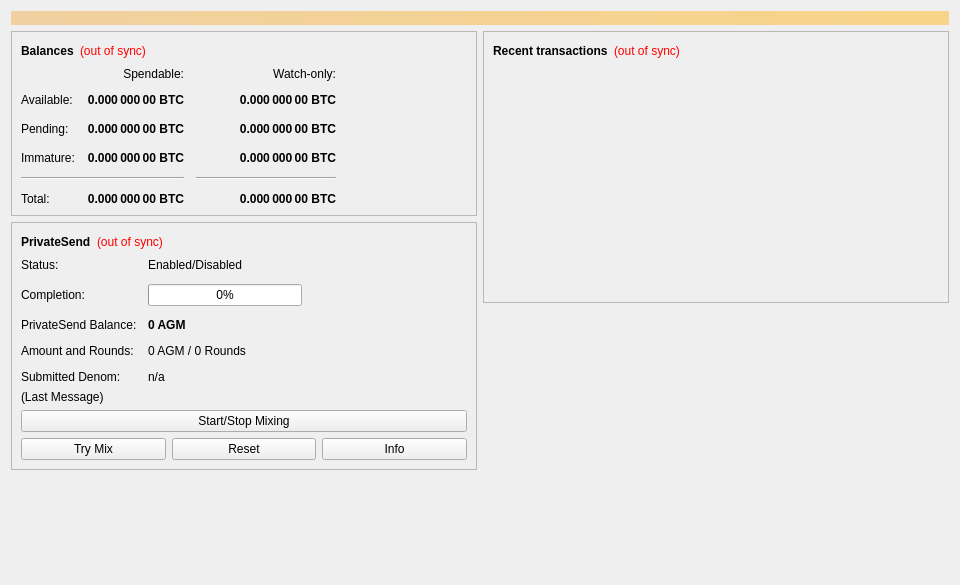
<?xml version="1.0" encoding="UTF-8"?>
<ui version="4.0">
 <class>OverviewPage</class>
 <widget class="QWidget" name="OverviewPage">
  <property name="geometry">
   <rect>
    <x>0</x>
    <y>0</y>
    <width>960</width>
    <height>585</height>
   </rect>
  </property>
  <property name="minimumSize">
   <size>
    <width>960</width>
    <height>0</height>
   </size>
  </property>
  <property name="windowTitle">
   <string>Form</string>
  </property>
  <layout class="QVBoxLayout" name="topLayout">
   <item>
    <widget class="QLabel" name="labelAlerts">
     <property name="visible">
      <bool>false</bool>
     </property>
     <property name="styleSheet">
      <string notr="true">QLabel { background-color: qlineargradient(x1: 0, y1: 0, x2: 1, y2: 0, stop:0 #F0D0A0, stop:1 #F8D488); color:#000000; }</string>
     </property>
     <property name="wordWrap">
      <bool>true</bool>
     </property>
     <property name="margin">
      <number>3</number>
     </property>
     <property name="textInteractionFlags">
      <set>Qt::TextSelectableByMouse</set>
     </property>
    </widget>
   </item>
   <item>
    <layout class="QHBoxLayout" name="horizontalLayout" stretch="1,1">
     <item>
      <layout class="QVBoxLayout" name="verticalLayout_2">
       <item>
        <widget class="QFrame" name="frame">
         <property name="frameShape">
          <enum>QFrame::StyledPanel</enum>
         </property>
         <property name="frameShadow">
          <enum>QFrame::Raised</enum>
         </property>
         <layout class="QVBoxLayout" name="verticalLayout_4">
          <item>
           <layout class="QHBoxLayout" name="horizontalLayout_4">
            <item>
             <widget class="QLabel" name="label_5">
              <property name="font">
               <font>
                <weight>75</weight>
                <bold>true</bold>
               </font>
              </property>
              <property name="text">
               <string>Balances</string>
              </property>
             </widget>
            </item>
            <item>
             <widget class="QLabel" name="labelWalletStatus">
              <property name="toolTip">
               <string>The displayed information may be out of date. Your wallet automatically synchronizes with the Argoneum network after a connection is established, but this process has not completed yet.</string>
              </property>
              <property name="styleSheet">
               <string notr="true">QLabel { color: red; }</string>
              </property>
              <property name="text">
               <string notr="true">(out of sync)</string>
              </property>
              <property name="alignment">
               <set>Qt::AlignLeading|Qt::AlignLeft|Qt::AlignVCenter</set>
              </property>
             </widget>
            </item>
            <item>
             <spacer name="horizontalSpacer_3">
              <property name="orientation">
               <enum>Qt::Horizontal</enum>
              </property>
              <property name="sizeHint" stdset="0">
               <size>
                <width>40</width>
                <height>20</height>
               </size>
              </property>
             </spacer>
            </item>
           </layout>
          </item>
          <item>
           <layout class="QGridLayout" name="gridLayout">
            <property name="spacing">
             <number>12</number>
            </property>
            <item row="2" column="2">
             <widget class="QLabel" name="labelWatchPending">
              <property name="font">
               <font>
                <weight>75</weight>
                <bold>true</bold>
               </font>
              </property>
              <property name="cursor">
               <cursorShape>IBeamCursor</cursorShape>
              </property>
              <property name="toolTip">
               <string>Unconfirmed transactions to watch-only addresses</string>
              </property>
              <property name="text">
               <string notr="true">0.000 000 00 BTC</string>
              </property>
              <property name="alignment">
               <set>Qt::AlignRight|Qt::AlignTrailing|Qt::AlignVCenter</set>
              </property>
              <property name="textInteractionFlags">
               <set>Qt::LinksAccessibleByMouse|Qt::TextSelectableByKeyboard|Qt::TextSelectableByMouse</set>
              </property>
             </widget>
            </item>
            <item row="2" column="1">
             <widget class="QLabel" name="labelUnconfirmed">
              <property name="font">
               <font>
                <weight>75</weight>
                <bold>true</bold>
               </font>
              </property>
              <property name="cursor">
               <cursorShape>IBeamCursor</cursorShape>
              </property>
              <property name="toolTip">
               <string>Total of transactions that have yet to be confirmed, and do not yet count toward the spendable balance</string>
              </property>
              <property name="text">
               <string notr="true">0.000 000 00 BTC</string>
              </property>
              <property name="alignment">
               <set>Qt::AlignRight|Qt::AlignTrailing|Qt::AlignVCenter</set>
              </property>
              <property name="textInteractionFlags">
               <set>Qt::LinksAccessibleByMouse|Qt::TextSelectableByKeyboard|Qt::TextSelectableByMouse</set>
              </property>
             </widget>
            </item>
            <item row="3" column="2">
             <widget class="QLabel" name="labelWatchImmature">
              <property name="font">
               <font>
                <weight>75</weight>
                <bold>true</bold>
               </font>
              </property>
              <property name="cursor">
               <cursorShape>IBeamCursor</cursorShape>
              </property>
              <property name="toolTip">
               <string>Mined balance in watch-only addresses that has not yet matured</string>
              </property>
              <property name="text">
               <string notr="true">0.000 000 00 BTC</string>
              </property>
              <property name="alignment">
               <set>Qt::AlignRight|Qt::AlignTrailing|Qt::AlignVCenter</set>
              </property>
              <property name="textInteractionFlags">
               <set>Qt::LinksAccessibleByMouse|Qt::TextSelectableByKeyboard|Qt::TextSelectableByMouse</set>
              </property>
             </widget>
            </item>
            <item row="4" column="0" colspan="2">
             <widget class="Line" name="lineSpendableBalance">
              <property name="orientation">
               <enum>Qt::Horizontal</enum>
              </property>
             </widget>
            </item>
            <item row="4" column="2">
             <widget class="Line" name="lineWatchBalance">
              <property name="sizePolicy">
               <sizepolicy hsizetype="Preferred" vsizetype="Fixed">
                <horstretch>0</horstretch>
                <verstretch>0</verstretch>
               </sizepolicy>
              </property>
              <property name="minimumSize">
               <size>
                <width>140</width>
                <height>0</height>
               </size>
              </property>
              <property name="orientation">
               <enum>Qt::Horizontal</enum>
              </property>
             </widget>
            </item>
            <item row="5" column="0">
             <widget class="QLabel" name="labelTotalText">
              <property name="text">
               <string>Total:</string>
              </property>
             </widget>
            </item>
            <item row="3" column="1">
             <widget class="QLabel" name="labelImmature">
              <property name="font">
               <font>
                <weight>75</weight>
                <bold>true</bold>
               </font>
              </property>
              <property name="cursor">
               <cursorShape>IBeamCursor</cursorShape>
              </property>
              <property name="toolTip">
               <string>Mined balance that has not yet matured</string>
              </property>
              <property name="text">
               <string notr="true">0.000 000 00 BTC</string>
              </property>
              <property name="alignment">
               <set>Qt::AlignRight|Qt::AlignTrailing|Qt::AlignVCenter</set>
              </property>
              <property name="textInteractionFlags">
               <set>Qt::LinksAccessibleByMouse|Qt::TextSelectableByKeyboard|Qt::TextSelectableByMouse</set>
              </property>
             </widget>
            </item>
            <item row="2" column="3">
             <spacer name="horizontalSpacer_2">
              <property name="orientation">
               <enum>Qt::Horizontal</enum>
              </property>
              <property name="sizeHint" stdset="0">
               <size>
                <width>40</width>
                <height>20</height>
               </size>
              </property>
             </spacer>
            </item>
            <item row="3" column="0">
             <widget class="QLabel" name="labelImmatureText">
              <property name="text">
               <string>Immature:</string>
              </property>
             </widget>
            </item>
            <item row="5" column="1">
             <widget class="QLabel" name="labelTotal">
              <property name="font">
               <font>
                <weight>75</weight>
                <bold>true</bold>
               </font>
              </property>
              <property name="cursor">
               <cursorShape>IBeamCursor</cursorShape>
              </property>
              <property name="toolTip">
               <string>Your current total balance</string>
              </property>
              <property name="text">
               <string notr="true">0.000 000 00 BTC</string>
              </property>
              <property name="alignment">
               <set>Qt::AlignRight|Qt::AlignTrailing|Qt::AlignVCenter</set>
              </property>
              <property name="textInteractionFlags">
               <set>Qt::LinksAccessibleByMouse|Qt::TextSelectableByKeyboard|Qt::TextSelectableByMouse</set>
              </property>
             </widget>
            </item>
            <item row="5" column="2">
             <widget class="QLabel" name="labelWatchTotal">
              <property name="font">
               <font>
                <weight>75</weight>
                <bold>true</bold>
               </font>
              </property>
              <property name="cursor">
               <cursorShape>IBeamCursor</cursorShape>
              </property>
              <property name="toolTip">
               <string>Current total balance in watch-only addresses</string>
              </property>
              <property name="text">
               <string notr="true">0.000 000 00 BTC</string>
              </property>
              <property name="alignment">
               <set>Qt::AlignRight|Qt::AlignTrailing|Qt::AlignVCenter</set>
              </property>
              <property name="textInteractionFlags">
               <set>Qt::LinksAccessibleByMouse|Qt::TextSelectableByKeyboard|Qt::TextSelectableByMouse</set>
              </property>
             </widget>
            </item>
            <item row="0" column="2">
             <widget class="QLabel" name="labelWatchonly">
              <property name="text">
               <string>Watch-only:</string>
              </property>
              <property name="alignment">
               <set>Qt::AlignRight|Qt::AlignTrailing|Qt::AlignVCenter</set>
              </property>
             </widget>
            </item>
            <item row="1" column="0">
             <widget class="QLabel" name="labelBalanceText">
              <property name="text">
               <string>Available:</string>
              </property>
             </widget>
            </item>
            <item row="1" column="1">
             <widget class="QLabel" name="labelBalance">
              <property name="font">
               <font>
                <weight>75</weight>
                <bold>true</bold>
               </font>
              </property>
              <property name="cursor">
               <cursorShape>IBeamCursor</cursorShape>
              </property>
              <property name="toolTip">
               <string>Your current spendable balance</string>
              </property>
              <property name="text">
               <string notr="true">0.000 000 00 BTC</string>
              </property>
              <property name="alignment">
               <set>Qt::AlignRight|Qt::AlignTrailing|Qt::AlignVCenter</set>
              </property>
              <property name="textInteractionFlags">
               <set>Qt::LinksAccessibleByMouse|Qt::TextSelectableByKeyboard|Qt::TextSelectableByMouse</set>
              </property>
             </widget>
            </item>
            <item row="1" column="2">
             <widget class="QLabel" name="labelWatchAvailable">
              <property name="font">
               <font>
                <weight>75</weight>
                <bold>true</bold>
               </font>
              </property>
              <property name="cursor">
               <cursorShape>IBeamCursor</cursorShape>
              </property>
              <property name="toolTip">
               <string>Your current balance in watch-only addresses</string>
              </property>
              <property name="text">
               <string notr="true">0.000 000 00 BTC</string>
              </property>
              <property name="alignment">
               <set>Qt::AlignRight|Qt::AlignTrailing|Qt::AlignVCenter</set>
              </property>
              <property name="textInteractionFlags">
               <set>Qt::LinksAccessibleByMouse|Qt::TextSelectableByKeyboard|Qt::TextSelectableByMouse</set>
              </property>
             </widget>
            </item>
            <item row="2" column="0">
             <widget class="QLabel" name="labelPendingText">
              <property name="text">
               <string>Pending:</string>
              </property>
             </widget>
            </item>
            <item row="0" column="1">
             <widget class="QLabel" name="labelSpendable">
              <property name="text">
               <string>Spendable:</string>
              </property>
              <property name="alignment">
               <set>Qt::AlignRight|Qt::AlignTrailing|Qt::AlignVCenter</set>
              </property>
             </widget>
            </item>
           </layout>
          </item>
         </layout>
        </widget>
       </item>
       <item>
        <widget class="QFrame" name="framePrivateSend">
         <property name="layoutDirection">
          <enum>Qt::LeftToRight</enum>
         </property>
         <property name="frameShape">
          <enum>QFrame::StyledPanel</enum>
         </property>
         <property name="frameShadow">
          <enum>QFrame::Raised</enum>
         </property>
         <layout class="QVBoxLayout" name="VerticalLayout_PS1">
          <item>
           <layout class="QHBoxLayout" name="horizontalLayout_5">
            <item>
             <widget class="QLabel" name="labelPrivateSendHeader">
              <property name="font">
               <font>
                <weight>75</weight>
                <bold>true</bold>
               </font>
              </property>
              <property name="text">
               <string>PrivateSend</string>
              </property>
             </widget>
            </item>
            <item>
             <widget class="QLabel" name="labelPrivateSendSyncStatus">
              <property name="toolTip">
               <string>The displayed information may be out of date. Your wallet automatically synchronizes with the Argoneum network after a connection is established, but this process has not completed yet.</string>
              </property>
              <property name="styleSheet">
               <string notr="true">QLabel { color: red; }</string>
              </property>
              <property name="text">
               <string notr="true">(out of sync)</string>
              </property>
              <property name="alignment">
               <set>Qt::AlignLeading|Qt::AlignLeft|Qt::AlignVCenter</set>
              </property>
             </widget>
            </item>
            <item>
             <spacer name="horizontalSpacer_4">
              <property name="orientation">
               <enum>Qt::Horizontal</enum>
              </property>
              <property name="sizeHint" stdset="0">
               <size>
                <width>40</width>
                <height>20</height>
               </size>
              </property>
             </spacer>
            </item>
           </layout>
          </item>
          <item>
           <layout class="QFormLayout" name="privateSendFormLayout">
            <property name="fieldGrowthPolicy">
             <enum>QFormLayout::AllNonFixedFieldsGrow</enum>
            </property>
            <property name="horizontalSpacing">
             <number>11</number>
            </property>
            <property name="verticalSpacing">
             <number>12</number>
            </property>
            <item row="0" column="0">
             <widget class="QLabel" name="labelPrivateSendEnabledText">
              <property name="text">
               <string>Status:</string>
              </property>
             </widget>
            </item>
            <item row="0" column="1">
             <widget class="QLabel" name="labelPrivateSendEnabled">
              <property name="text">
               <string>Enabled/Disabled</string>
              </property>
             </widget>
            </item>
            <item row="1" column="0">
             <widget class="QLabel" name="labelCompletitionText">
              <property name="text">
               <string>Completion:</string>
              </property>
             </widget>
            </item>
            <item row="1" column="1">
             <widget class="QProgressBar" name="privateSendProgress">
              <property name="maximumSize">
               <size>
                <width>154</width>
                <height>16777215</height>
               </size>
              </property>
              <property name="value">
               <number>0</number>
              </property>
             </widget>
            </item>
            <item row="2" column="0">
             <widget class="QLabel" name="labelAnonymizedText">
              <property name="text">
               <string>PrivateSend Balance:</string>
              </property>
             </widget>
            </item>
            <item row="2" column="1">
             <widget class="QLabel" name="labelAnonymized">
              <property name="font">
               <font>
                <weight>75</weight>
                <bold>true</bold>
               </font>
              </property>
              <property name="text">
               <string notr="true">0 AGM</string>
              </property>
             </widget>
            </item>
            <item row="3" column="0">
             <widget class="QLabel" name="labelAmountAndRoundsText">
              <property name="text">
               <string>Amount and Rounds:</string>
              </property>
             </widget>
            </item>
            <item row="3" column="1">
             <widget class="QLabel" name="labelAmountRounds">
              <property name="text">
               <string>0 AGM / 0 Rounds</string>
              </property>
             </widget>
            </item>
            <item row="4" column="0">
             <widget class="QLabel" name="labelSubmittedDenomText">
              <property name="text">
               <string>Submitted Denom:</string>
              </property>
             </widget>
            </item>
            <item row="4" column="1">
             <widget class="QLabel" name="labelSubmittedDenom">
              <property name="toolTip">
               <string>The denominations you submitted to the Masternode.&lt;br&gt;To mix, other users must submit the exact same denominations.</string>
              </property>
              <property name="text">
               <string>n/a</string>
              </property>
             </widget>
            </item>
           </layout>
          </item>
          <item>
           <layout class="QVBoxLayout" name="VerticalLayout_PS">
            <item>
             <widget class="QLabel" name="labelPrivateSendLastMessage">
              <property name="text">
               <string>(Last Message)</string>
              </property>
              <property name="alignment">
               <set>Qt::AlignLeading|Qt::AlignLeft|Qt::AlignTop</set>
              </property>
              <property name="wordWrap">
               <bool>true</bool>
              </property>
             </widget>
            </item>
            <item>
             <widget class="QPushButton" name="togglePrivateSend">
              <property name="sizePolicy">
               <sizepolicy hsizetype="MinimumExpanding" vsizetype="Fixed">
                <horstretch>0</horstretch>
                <verstretch>0</verstretch>
               </sizepolicy>
              </property>
              <property name="text">
               <string>Start/Stop Mixing</string>
              </property>
             </widget>
            </item>
            <item>
             <layout class="QHBoxLayout" name="horizontalLayout_debugbuttons">
              <item>
               <widget class="QPushButton" name="privateSendAuto">
                <property name="sizePolicy">
                 <sizepolicy hsizetype="MinimumExpanding" vsizetype="Fixed">
                  <horstretch>0</horstretch>
                  <verstretch>0</verstretch>
                 </sizepolicy>
                </property>
                <property name="toolTip">
                 <string>Try to manually submit a PrivateSend request.</string>
                </property>
                <property name="text">
                 <string>Try Mix</string>
                </property>
               </widget>
              </item>
              <item>
               <widget class="QPushButton" name="privateSendReset">
                <property name="sizePolicy">
                 <sizepolicy hsizetype="MinimumExpanding" vsizetype="Fixed">
                  <horstretch>0</horstretch>
                  <verstretch>0</verstretch>
                 </sizepolicy>
                </property>
                <property name="toolTip">
                 <string>Reset the current status of PrivateSend (can interrupt PrivateSend if it's in the process of Mixing, which can cost you money!)</string>
                </property>
                <property name="autoFillBackground">
                 <bool>false</bool>
                </property>
                <property name="text">
                 <string>Reset</string>
                </property>
               </widget>
              </item>
              <item>
               <widget class="QPushButton" name="privateSendInfo">
                <property name="sizePolicy">
                 <sizepolicy hsizetype="MinimumExpanding" vsizetype="Fixed">
                  <horstretch>0</horstretch>
                  <verstretch>0</verstretch>
                 </sizepolicy>
                </property>
                <property name="toolTip">
                 <string>Information about PrivateSend and Mixing</string>
                </property>
                <property name="text">
                 <string>Info</string>
                </property>
               </widget>
              </item>
             </layout>
            </item>
           </layout>
          </item>
         </layout>
        </widget>
       </item>
       <item>
        <spacer name="verticalSpacer">
         <property name="orientation">
          <enum>Qt::Vertical</enum>
         </property>
         <property name="sizeHint" stdset="0">
          <size>
           <width>20</width>
           <height>40</height>
          </size>
         </property>
        </spacer>
       </item>
      </layout>
     </item>
     <item>
      <layout class="QVBoxLayout" name="verticalLayout_3">
       <item>
        <widget class="QFrame" name="frame_2">
         <property name="frameShape">
          <enum>QFrame::StyledPanel</enum>
         </property>
         <property name="frameShadow">
          <enum>QFrame::Raised</enum>
         </property>
         <layout class="QVBoxLayout" name="verticalLayout">
          <item>
           <layout class="QHBoxLayout" name="horizontalLayout_2">
            <item>
             <widget class="QLabel" name="label_4">
              <property name="font">
               <font>
                <weight>75</weight>
                <bold>true</bold>
               </font>
              </property>
              <property name="text">
               <string>Recent transactions</string>
              </property>
             </widget>
            </item>
            <item>
             <widget class="QLabel" name="labelTransactionsStatus">
              <property name="toolTip">
               <string>The displayed information may be out of date. Your wallet automatically synchronizes with the Argoneum network after a connection is established, but this process has not completed yet.</string>
              </property>
              <property name="styleSheet">
               <string notr="true">QLabel { color: red; }</string>
              </property>
              <property name="text">
               <string notr="true">(out of sync)</string>
              </property>
              <property name="alignment">
               <set>Qt::AlignLeading|Qt::AlignLeft|Qt::AlignVCenter</set>
              </property>
             </widget>
            </item>
            <item>
             <spacer name="horizontalSpacer">
              <property name="orientation">
               <enum>Qt::Horizontal</enum>
              </property>
              <property name="sizeHint" stdset="0">
               <size>
                <width>40</width>
                <height>20</height>
               </size>
              </property>
             </spacer>
            </item>
           </layout>
          </item>
          <item>
           <widget class="QListView" name="listTransactions">
            <property name="styleSheet">
             <string notr="true">QListView { background: transparent; }</string>
            </property>
            <property name="frameShape">
             <enum>QFrame::NoFrame</enum>
            </property>
            <property name="verticalScrollBarPolicy">
             <enum>Qt::ScrollBarAlwaysOff</enum>
            </property>
            <property name="horizontalScrollBarPolicy">
             <enum>Qt::ScrollBarAlwaysOff</enum>
            </property>
            <property name="selectionMode">
             <enum>QAbstractItemView::NoSelection</enum>
            </property>
           </widget>
          </item>
         </layout>
        </widget>
       </item>
       <item>
        <spacer name="verticalSpacer_2">
         <property name="orientation">
          <enum>Qt::Vertical</enum>
         </property>
         <property name="sizeHint" stdset="0">
          <size>
           <width>20</width>
           <height>40</height>
          </size>
         </property>
        </spacer>
       </item>
      </layout>
     </item>
    </layout>
   </item>
  </layout>
 </widget>
 <resources/>
 <connections/>
</ui>
